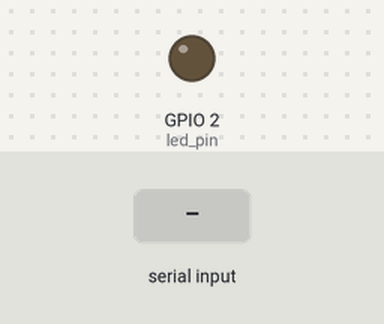
The sketch below on a simulated ESP32. Shown: output pins drawn as LEDs (lit = HIGH). The test bench sets the inputs (shaded band). What the sketch prints to the serial monitor is not drawn.

Above: at 1.2 s.
1.3 s: byte 30 received over Serial
At 2.1 s:
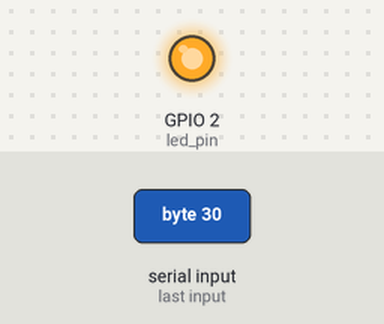
2.8 s: byte 90 received over Serial
4.3 s: byte 120 received over Serial
At 10.6 s:
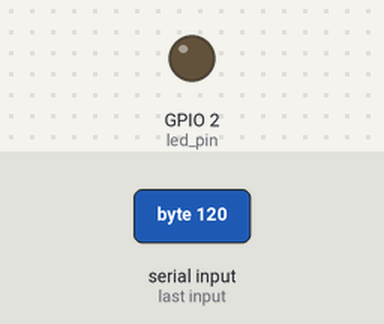
Timing chart, 0 to 11.8 s (numbered marks = the images above; inputs shaded):
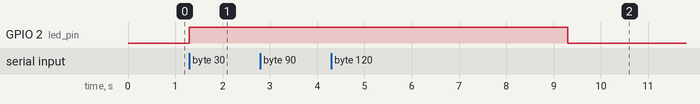

The sketch:

Part_8_-_Software_Timer.ino
```cpp
#if CONFIG_FREERTOS_UNICORE
static const BaseType_t app_cpu = 0;
#else
static const BaseType_t app_cpu = 1;
#endif

// Settings
static const uint8_t buf_len = 20;

// Pins
static const int led_pin = 2;
static TimerHandle_t timer = NULL;


void CBTimer (TimerHandle_t xTimer) {
  digitalWrite(led_pin, LOW);
}
void readSerial(void *parameters) {

  char c;

  // Loop forever
  while (1) {

    // Read characters from serial
    if (Serial.available() > 0) {
      c = Serial.read();
      digitalWrite(led_pin, HIGH);
      Serial.print(c);
      xTimerStart(timer,portMAX_DELAY);
    }
  }
}

void setup() {
  Serial.begin(115200);
  pinMode(led_pin, OUTPUT);
  digitalWrite(led_pin, LOW);
  while (timer == NULL)
  {
    timer = xTimerCreate("Timer", 5000 / portTICK_PERIOD_MS, pdTRUE, (void *) 0, CBTimer);
  }
  xTaskCreatePinnedToCore(readSerial, "Read Serial", 1024, NULL, 1, NULL, app_cpu);
}

void loop() {
  // put your main code here, to run repeatedly:

}
```

Measured:
- after the input at 1.3 s, GPIO 2 (led_pin): LOW → HIGH at once
- after the input at 2.8 s, every drawn part: stays the same
- after the input at 4.3 s, GPIO 2 (led_pin): HIGH → LOW after 5.0 s instead of 3.5 s
